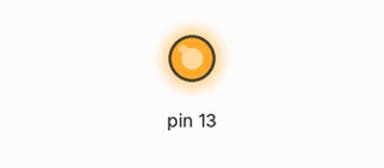
This sketch was run on a simulated Arduino Uno, built with avr-gcc and run on an emulated ATmega328P. Shown: output pins drawn as LEDs (lit = HIGH).

Above: at 0.5 s.
At 2.8 s:
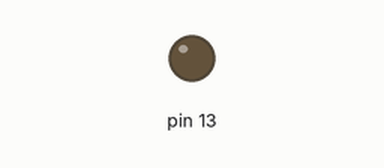
Timing chart, 0 to 3.7 s (numbered marks = the images above):
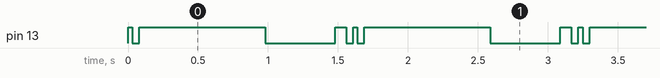

Measured:
- by itself, pin 13: repeats every 1.6 s: LOW 0.05 s, HIGH 0.90 s, LOW 0.50 s, HIGH 0.08 s, LOW 0.05 s, HIGH 0.03 s
- by itself, everything shown: repeats every 1.6 s, in 4 steps

The sketch:

sketch_nov18b.ino
```cpp
void setup() {
  // put your setup code here, to run once:
    pinMode(13,OUTPUT);
}

void loop() {
  // put your main code here, to run repeatedly:
    digitalWrite(13,HIGH);
    delay(30);
    digitalWrite(13,LOW);
    delay(50);
    digitalWrite(13,HIGH);
    delay(899);
    digitalWrite(13,LOW);
    delay(500);
    digitalWrite(13,HIGH);
    delay(80);
    digitalWrite(13,LOW);
    delay(50);
}
```
